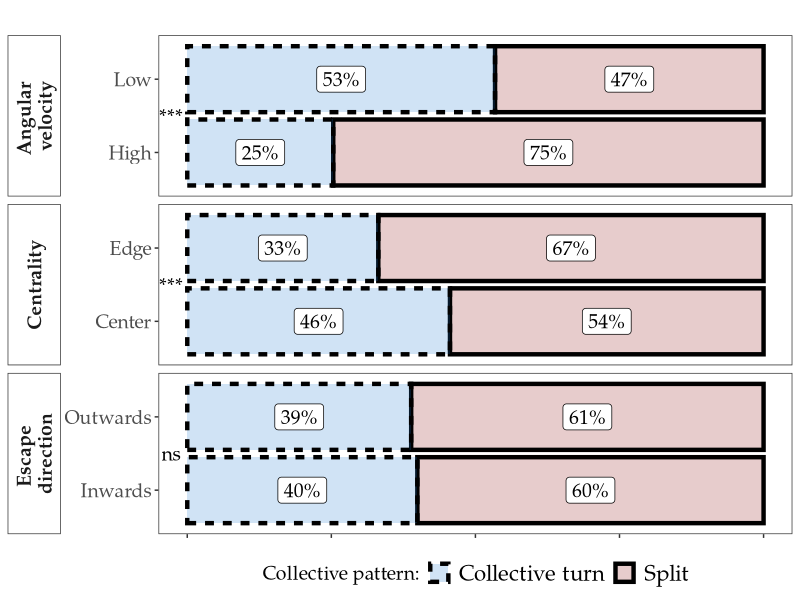

The R source for this figure:
## Figure 3. Horizontal stackplot: effect of maneuver characteristics on relative frequency of collective turns and splits

sim_df<- read.csv('../Data/simulated/escape_outcomes.csv')

##############################################################################
# Stats:
##############################################################################
# Angular velocity
spl_angv <- sim_df[sim_df$outcome == 'split', 'ang_vel']
turn_angv <- sim_df[sim_df$outcome == 'turn', 'ang_vel']
ks.test(spl_angv, turn_angv)


# Standardised Centrality
sim_df$centr_fs <- sim_df$centr
big_mean <- mean(sim_df[sim_df$fl_size == 'b', 'centr'])
small_mean <- mean(sim_df[sim_df$fl_size == 's', 'centr'])

sim_df[sim_df$fl_size == 's', 'centr_fs'] <- sim_df[sim_df$fl_size == 's','centr']/small_mean
sim_df[sim_df$fl_size == 'b', 'centr_fs'] <-  sim_df[sim_df$fl_size == 'b','centr']/big_mean
spl_centr_fs <- sim_df[sim_df$outcome == 'split', 'centr_fs']
turn_centr_fs <- sim_df[sim_df$outcome == 'turn', 'centr_fs']
ks.test(spl_centr_fs, turn_centr_fs)

# Escape direction
chisq.test(y = sim_df$outcome, x = sim_df$conflict)


##############################################################################
## Plot:
##############################################################################

turns_sum <- read.csv('../Data/simulated/turn_chars_summary.csv')

## 1. Plots stats (as categorical)
## Angular velocity
angvel_groups <- c('low', 'high');
dg_breaks <- c(0, median(abs(sim_df$ang_vel)), max(abs(sim_df$ang_vel)));
sim_df$group_angv <- cut(abs(sim_df$ang_vel), breaks = dg_breaks, labels = angvel_groups)

print('Angular velocity low vs high:')
chisq.test(y = sim_df$outcome, x = sim_df$group_angv)

## Centrality
groups <- c('center', 'edge');
dg_breaks <- c(0, median(sim_df$centr_fs, na.rm = TRUE), max(sim_df$centr_fs, na.rm = TRUE));
sim_df$group_centr <- cut(sim_df$centr_fs, breaks = dg_breaks, labels = groups) ;
print('Position in the flock center vs edge:')
chisq.test(y = sim_df$outcome, x = sim_df$group_centr)

## Escape direction
print('Escape direction inwards vs outwards:')
chisq.test(y = sim_df$outcome, x = sim_df$conflict)


## 2. Horizontal stackplot

# # Uncomment to use font as in plots
# extrafont::font_import()
# extrafont::loadfonts(device = "win")

sing_lab <- data.frame(var = c('ang_vel', 'centrality_flsize', 'esc_dir'),
                       l = c("***", "***", "ns"), # significance from chisq tests above
                       stringsAsFactors = F)

var.labs <-  c("ang_vel" = "Angular \nvelocity",
               "centrality_flsize" = "Centrality",
               "esc_dir" = "Escape \ndirection")

turns_sum <- turns_sum[turns_sum$var != 'centrality',] # remove unstandardized centrality

stack_plot <- ggplot2::ggplot(data = turns_sum, 
                              ggplot2::aes(x = group, y = perc, linetype = outcome, fill = outcome)) +
  ggplot2::geom_bar(color = 'black',
                    alpha = 0.2, 
                    stat = "identity",
                    size = 1.5, 
                    width = 0.9) +
  ggplot2::theme_bw() +
  ggplot2::geom_label(ggplot2::aes(label = paste0(round(perc, 0), '%')),
                      fill = 'white', 
                      size = 5, 
                      show.legend = FALSE,  
                      family = 'Palatino Linotype',
                      position = ggplot2::position_stack(vjust = 0.5)) +
  ggplot2::labs(x = '',
                y = '',
                linetype = 'Collective pattern:',
                fill = 'Collective pattern:',
                title = "") +
  ggplot2::geom_text(data = sing_lab,
                     ggplot2::aes(label = l), 
                     family = 'Palatino Linotype', 
                     x = 1.5,
                     y = -2.8, 
                     inherit.aes = FALSE,
                     size = 5) +
  ggplot2::scale_x_discrete(labels = c("in" = "Inwards", "out" = "Outwards",
                                       "edge" = "Edge", "center" = "Center",
                                       "high" = "High", "low"= "Low"),
                            position = 'bottom')+
  ggplot2::coord_flip() +
  ggplot2::facet_grid(var ~ . ,
                      scales = "free",
                      labeller = ggplot2::labeller(var = var.labs), 
                      switch = 'y') +
  ggplot2::theme(
    text = ggplot2::element_text(family = 'Palatino Linotype'),
    legend.title = ggplot2::element_text(size = 14),
    legend.position = "bottom",
    legend.text = ggplot2::element_text(size = 16),
    axis.text = ggplot2::element_text(size = 14),
    axis.title = ggplot2::element_blank(),
    axis.text.x =  ggplot2::element_blank(),
    plot.title = ggplot2::element_text(size = 14, face = "bold"),
    plot.subtitle  = ggplot2::element_text(size = 14, face = "italic"),
    strip.text.y = ggplot2::element_text(size = 14, face = "bold"),
    strip.placement = "outside",
    strip.background = ggplot2::element_rect(fill = 'white'),
    plot.tag.position = c(.1, .82),
    plot.tag = ggplot2::element_text(size = 14, face = "bold"),
    panel.grid.major = ggplot2::element_blank(), 
    panel.grid.minor = ggplot2::element_blank())+
  ggplot2::scale_linetype_discrete(breaks = c('turn', 'split'),
                                   labels = c('Collective turn', 'Split'))+
  ggplot2::scale_fill_manual(breaks = c('turn', 'split'),
                             labels = c('Collective turn', 'Split'),
                             values = c('dodgerblue3', 'darkred'))

# stack_plot

#######################################
# # Uncomment to save plot
# plot_path <- '../Results/Figure3.png' # change path
# ggplot2::ggsave(
#   plot = stack_plot,
#   filename = plot_path,
#   width = 11,
#   height = 5,
#   dpi = 500
# )
